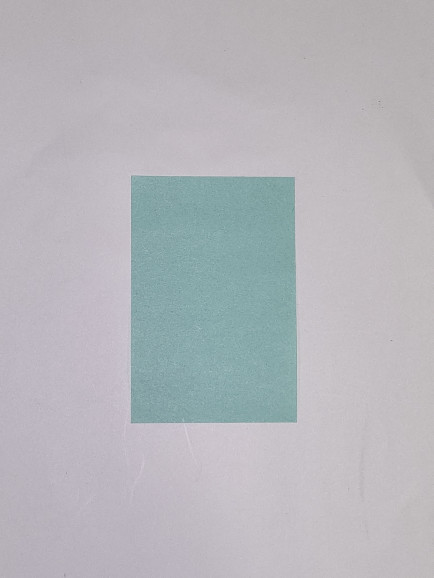
#> input picture sample_images/b_postit2.jpg, 867 x 1156 px, found by its file name (shown at 1/2 size)
$ jupyter execute --allow-errors '領域抽出(第12回)(閾値処理・２値化).ipynb'   (shell and % lines are left out)
#> lines starting #> are read from the running program, lines starting #| are printed output that depends on the picture; after the words box and inside, x2 and y2 are one past the last pixel; in counts of white or black regions, pixels touching at a corner belong together
#> (a cell that did not finish here is left out)

[cell 2]
import cv2
import numpy as np
import matplotlib.pyplot as plt

inp_img_file = 'b_postit2.jpg'
inp_img_data = cv2.imread( inp_img_file, 1 )
#> inp_img_data is the input picture: shape (1156, 867, 3); mean B, G, R 187.1, 182.1, 181.2

cv2.namedWindow( 'Original Image' )
cv2.imshow( 'Original Image', inp_img_data )

grayscale_data = cv2.imread( inp_img_file, 0 )
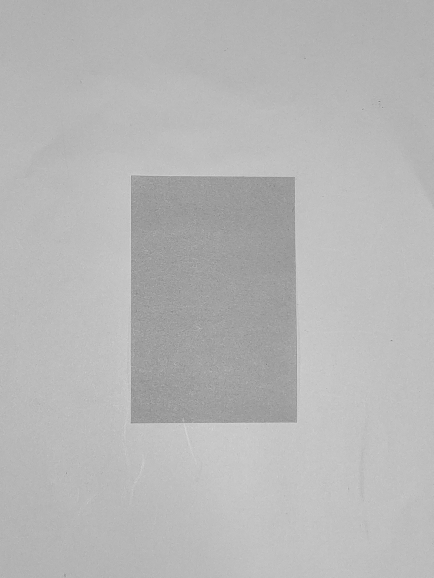
#> grayscale_data: shape (1156, 867) (shown at 1/2 size); min 90, max 219, mean 182.3
cv2.namedWindow( 'Grayscale Image' )
cv2.imshow('Grayscale Image', grayscale_data )
plt.hist( np.ravel( grayscale_data ), 256, ( 0, 255 ) )
plt.show()
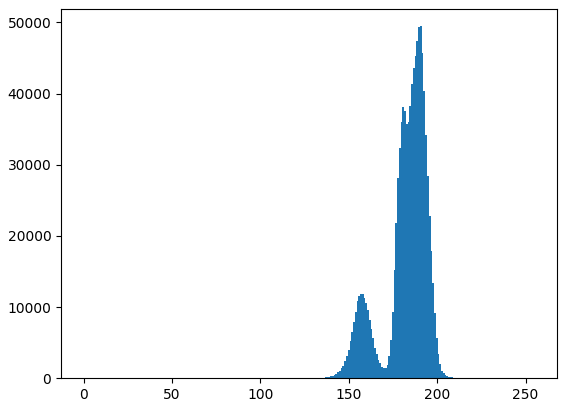
#> figure drawn by matplotlib, 1 panel; tallest bar 49468 high, from x = 190.3 to 191.2
ret, out_img_data = cv2.threshold( grayscale_data, 127, 255, cv2.THRESH_BINARY )
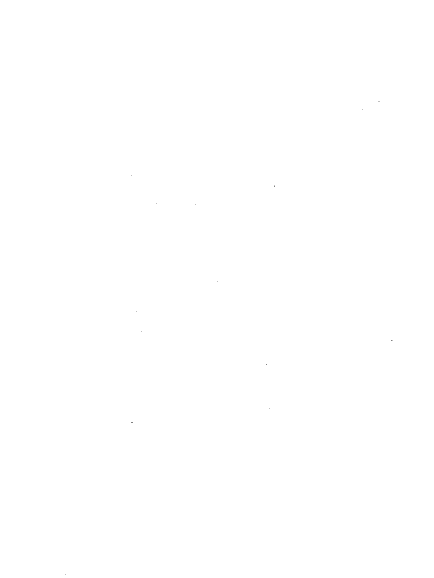
#> out_img_data: shape (1156, 867) (shown at 1/2 size); 100% white; black in thin lines or dots, all inside (x1, y1, x2, y2) = (131, 202, 785, 1150)

cv2.imshow( 'Processed Image', out_img_data )

out_img_file = 'output.jpg'
cv2.imwrite( out_img_file, out_img_data )

cv2.waitKey( 0 )
cv2.destroyAllWindows()

#> (a cell that did not finish here is left out)

[cell 4]
grayscale_data = cv2.imread( inp_img_file, 0 )
cv2.namedWindow( 'Grayscale Image' )
cv2.imshow('Grayscale Image', grayscale_data )
plt.hist( np.ravel( grayscale_data ), 256, ( 0, 255 ) )
plt.show()
ret, out_img_data = cv2.threshold( grayscale_data, 0, 255, cv2.THRESH_OTSU )
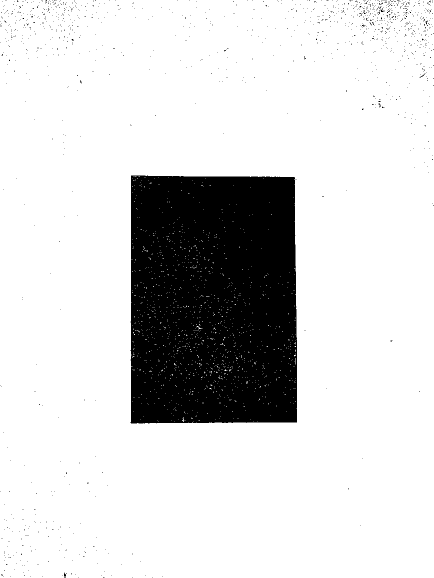
#> out_img_data: shape (1156, 867) (shown at 1/2 size); 83.8% white; 1187 black regions (1184 under 20 px), largest, box (x1, y1, x2, y2) and area: (261, 351, 594, 847) 160600, (128, 1145, 134, 1156) 29, (761, 17, 767, 24) 22
#> ret = 172
print( ret )
#| 172.0

$ run again, with sample_images/by_magnet.jpg copied over sample_images/b_postit2.jpg
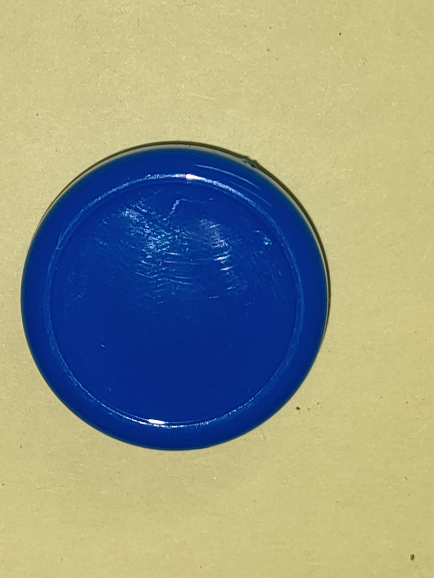
#> input picture sample_images/by_magnet.jpg, 867 x 1156 px, found by its file name (shown at 1/2 size)
#> inp_img_data is the input picture: shape (1156, 867, 3); mean B, G, R 134.8, 151.2, 146.2
#> `plt.show()`:
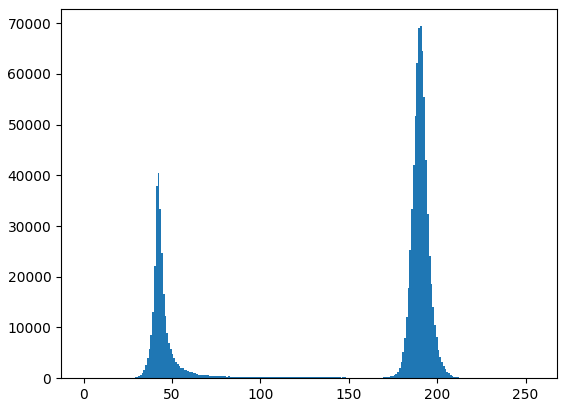
#> figure drawn by matplotlib, 1 panel; tallest bar 69417 high, from x = 190.3 to 191.2
#> `ret, out_img_data = cv2.threshold( grayscale_data, 0, 255, cv2.THRESH_..`:
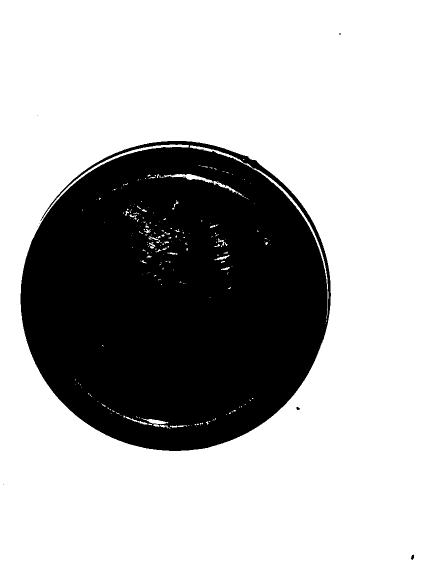
#> out_img_data: shape (1156, 867) (shown at 1/2 size); 70.5% white; 9 black regions (6 under 20 px), largest, box (x1, y1, x2, y2) and area: (41, 282, 662, 902) 295338, (822, 1109, 828, 1120) 44, (593, 814, 600, 820) 30
#> ret = 118
#| 118.0

$ run again, with sample_images/copenhagen_noise.jpg copied over sample_images/b_postit2.jpg
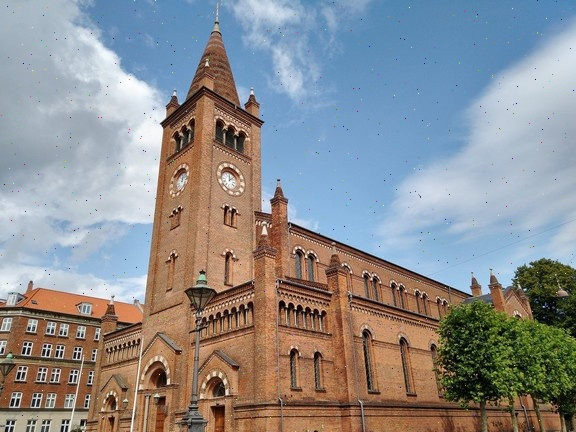
#> input picture sample_images/copenhagen_noise.jpg, 576 x 432 px, found by its file name
#> inp_img_data is the input picture: shape (432, 576, 3); mean B, G, R 144.2, 142, 140.9
#> `grayscale_data = cv2.imread( inp_img_file, 0 )`:
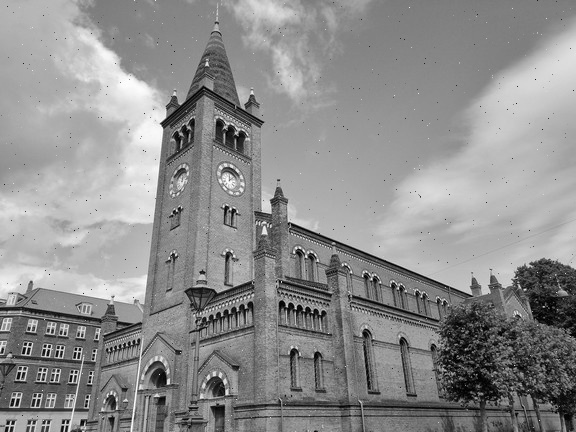
#> grayscale_data: shape (432, 576); min 0, max 255, mean 141.9
#> `ret, out_img_data = cv2.threshold( grayscale_data, 0, 255, cv2.THRESH_..`:
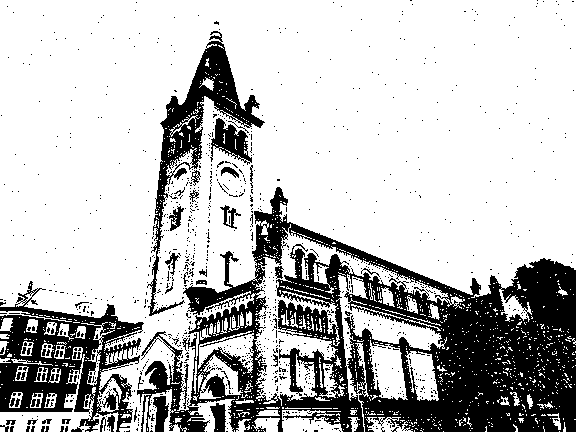
#> out_img_data: shape (432, 576); 74.6% white; 1070 black regions (1027 under 20 px), largest, box (x1, y1, x2, y2) and area: (137, 187, 576, 432) 42561, (0, 281, 144, 432) 9195, (147, 31, 265, 316) 5698
#> ret = 120
#| 120.0
